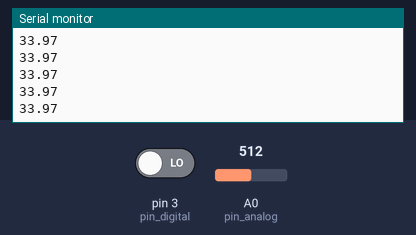
Simulated run of this sketch. Board: Arduino Uno, built with avr-gcc and run on an emulated ATmega328P. Shown: the last lines printed to the serial monitor. The test bench sets the inputs (shaded band); at power-on: A0 (pin_analog) = 512, pin 3 (pin_digital) LOW.

Above: at 1.2 s.
1.3 s: A0 (pin_analog) set to 716
At 1.33 s:
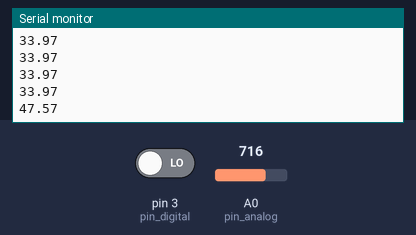
2.8 s: A0 (pin_analog) set to 900
At 2.8 s:
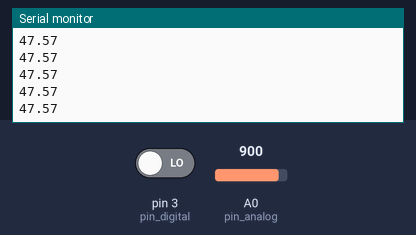
Timing chart, 0 to 5.8 s (numbered marks = the images above; inputs shaded):
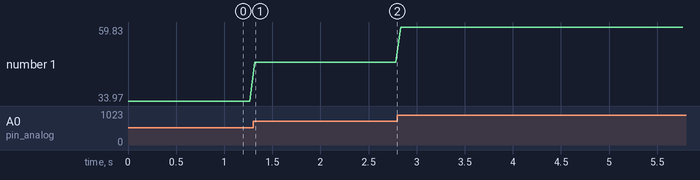

The sketch:

magnetometro_esterno.ino
```cpp
// i pin da cui leggiamo il valore del campo magnetico
int pin_analog = A0; // pin per lettura analogica
int pin_digital = 3; // pin per lettura digitale

void setup ()
{
    // inizializza il seriale
    Serial.begin(9600);

    // abilita i pin alla lettura
    pinMode(pin_analog, INPUT);
    pinMode(pin_digital, INPUT);
}

void loop ()
{
    // i dati di analogRead vanno da 0 a 1023 e coprono il range da 0v a 5v
    int letturaAnalogica = analogRead(pin_analog);
    // conversione in volt della lettura analogica
    float letturaAnalogicaVolt = letturaAnalogica / 1023.0 * 5.0;
    // se vogliamo trasformare letturaAnalogicaVolt in Tesla dobbiamo fare riferimento
    // al datasheet dell'SS49E (il primo grafico a pagina 3)
    float campoMagneticoTesla = (letturaAnalogica - 2.5) * 0.2 / 3;

    // la lettura digitale dice solo se il campo magnetico ha superato il threshold
    // impostato girando la vite sul sensore
    bool letturaDigitale = digitalRead(pin_digital);

    // scriviamo il campo magnetico in tesla sulla seriale
    Serial.println(campoMagneticoTesla);

    // aspettiamo 50ms per non sparare letture troppo velocemente
    delay(50);
}
```

Measured:
- after the input at 1.3 s, the serial monitor: prints a new line at once (image 1)
- plotted number 1: 33.97 → 47.57 after the input at 1.3 s, 47.57 → 59.83 after the input at 2.8 s
